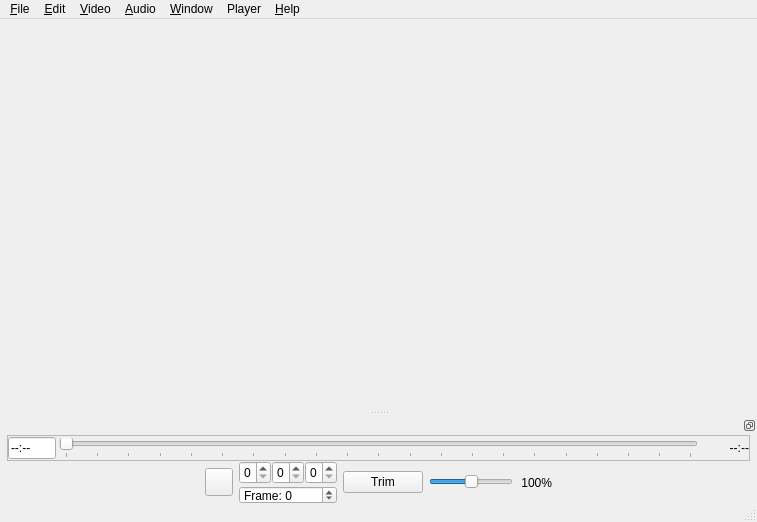
<?xml version="1.0" encoding="UTF-8"?>
<ui version="4.0">
 <class>MainWindow</class>
 <widget class="QMainWindow" name="MainWindow">
  <property name="geometry">
   <rect>
    <x>0</x>
    <y>0</y>
    <width>757</width>
    <height>522</height>
   </rect>
  </property>
  <property name="windowTitle">
   <string>PyPlayer</string>
  </property>
  <widget class="QWidget" name="centralwidget">
   <layout class="QGridLayout" name="gridLayout" columnstretch="2,0,0,0">
    <property name="leftMargin">
     <number>0</number>
    </property>
    <property name="topMargin">
     <number>0</number>
    </property>
    <property name="rightMargin">
     <number>0</number>
    </property>
    <property name="bottomMargin">
     <number>0</number>
    </property>
    <property name="verticalSpacing">
     <number>0</number>
    </property>
    <item row="0" column="0" colspan="4">
     <widget class="QVideoPlayer" name="vlc" native="true">
      <property name="minimumSize">
       <size>
        <width>253</width>
        <height>0</height>
       </size>
      </property>
      <property name="acceptDrops">
       <bool>true</bool>
      </property>
      <layout class="QGridLayout" name="layoutVLC">
       <property name="leftMargin">
        <number>0</number>
       </property>
       <property name="topMargin">
        <number>0</number>
       </property>
       <property name="rightMargin">
        <number>0</number>
       </property>
       <property name="bottomMargin">
        <number>0</number>
       </property>
       <item row="0" column="0">
        <widget class="QVideoPlayerLabel" name="gifPlayer">
         <property name="sizePolicy">
          <sizepolicy hsizetype="Ignored" vsizetype="Ignored">
           <horstretch>0</horstretch>
           <verstretch>0</verstretch>
          </sizepolicy>
         </property>
         <property name="alignment">
          <set>Qt::AlignCenter</set>
         </property>
        </widget>
       </item>
      </layout>
     </widget>
    </item>
   </layout>
  </widget>
  <widget class="QMenuBar" name="menubar">
   <property name="geometry">
    <rect>
     <x>0</x>
     <y>0</y>
     <width>757</width>
     <height>21</height>
    </rect>
   </property>
   <widget class="QMenu" name="menuFile">
    <property name="title">
     <string>&amp;File</string>
    </property>
    <widget class="QMenu" name="menuRecent">
     <property name="title">
      <string>&amp;Recent files...</string>
     </property>
     <addaction name="actionClearRecent"/>
    </widget>
    <addaction name="actionOpen"/>
    <addaction name="menuRecent"/>
    <addaction name="separator"/>
    <addaction name="actionExploreMediaPath"/>
    <addaction name="actionCopyMediaPath"/>
    <addaction name="actionCopyFile"/>
    <addaction name="actionCutFile"/>
    <addaction name="actionCopyImage"/>
    <addaction name="separator"/>
    <addaction name="actionSave"/>
    <addaction name="actionSaveAs"/>
    <addaction name="separator"/>
    <addaction name="actionStop"/>
    <addaction name="actionMinimize"/>
    <addaction name="actionExit"/>
   </widget>
   <widget class="QMenu" name="menuEdit">
    <property name="title">
     <string>&amp;Edit</string>
    </property>
    <widget class="QMenu" name="menuSnapshots">
     <property name="title">
      <string>S&amp;napshot</string>
     </property>
     <addaction name="actionSnapshot"/>
     <addaction name="actionQuickSnapshot"/>
     <addaction name="separator"/>
     <addaction name="actionSnapshotOpenLast"/>
     <addaction name="actionSnapshotOpenLastInDefault"/>
     <addaction name="actionSnapshotExploreLastPath"/>
     <addaction name="separator"/>
     <addaction name="actionSnapshotCopyLastImage"/>
     <addaction name="actionSnapshotCopyLastPath"/>
     <addaction name="actionSnapshotCopyLastFile"/>
     <addaction name="actionSnapshotCutLastFile"/>
     <addaction name="separator"/>
     <addaction name="actionSnapshotUndo"/>
    </widget>
    <widget class="QMenu" name="menuAutoplay">
     <property name="title">
      <string>&amp;Autoplay</string>
     </property>
     <property name="toolTipsVisible">
      <bool>true</bool>
     </property>
     <addaction name="actionAutoplay"/>
     <addaction name="actionAutoplayShuffle"/>
     <addaction name="separator"/>
     <addaction name="actionAutoplayDirectionForwards"/>
     <addaction name="actionAutoplayDirectionBackwards"/>
     <addaction name="actionAutoplayDirectionDynamic"/>
     <addaction name="separator"/>
     <addaction name="actionAutoplaySameMime"/>
    </widget>
    <widget class="QMenu" name="menuDelete">
     <property name="title">
      <string>&amp;Delete</string>
     </property>
     <property name="toolTipsVisible">
      <bool>true</bool>
     </property>
     <addaction name="actionShowDeletePrompt"/>
     <addaction name="separator"/>
     <addaction name="actionMarkDeleted"/>
     <addaction name="actionDeleteImmediately"/>
     <addaction name="actionClearMarked"/>
    </widget>
    <widget class="QMenu" name="menuUndo">
     <property name="title">
      <string>&amp;Undo...</string>
     </property>
     <property name="toolTipsVisible">
      <bool>true</bool>
     </property>
    </widget>
    <addaction name="actionSettings"/>
    <addaction name="menuUndo"/>
    <addaction name="separator"/>
    <addaction name="actionLoop"/>
    <addaction name="menuAutoplay"/>
    <addaction name="menuSnapshots"/>
    <addaction name="menuDelete"/>
    <addaction name="separator"/>
    <addaction name="actionEditFileTimestamps"/>
   </widget>
   <widget class="QMenu" name="menuHelp">
    <property name="title">
     <string>&amp;Help</string>
    </property>
    <addaction name="actionCheckForUpdates"/>
    <addaction name="separator"/>
    <addaction name="actionViewLog"/>
    <addaction name="actionViewInstallFolder"/>
    <addaction name="actionViewLastDirectory"/>
    <addaction name="separator"/>
    <addaction name="actionViewProbeFile"/>
    <addaction name="actionDeleteProbeFile"/>
    <addaction name="separator"/>
    <addaction name="actionAboutQt"/>
    <addaction name="actionAbout"/>
   </widget>
   <widget class="QMenu" name="menuAudio">
    <property name="title">
     <string>&amp;Audio</string>
    </property>
    <widget class="QMenu" name="menuAudioTracks">
     <property name="title">
      <string>Au&amp;dio Tracks</string>
     </property>
    </widget>
    <addaction name="menuAudioTracks"/>
    <addaction name="separator"/>
    <addaction name="actionAddAudioTrack"/>
    <addaction name="actionIsolateVideo"/>
    <addaction name="actionReplaceAudio"/>
    <addaction name="actionAmplifyVolume"/>
    <addaction name="actionIsolateAudio"/>
   </widget>
   <widget class="QMenu" name="menuVideo">
    <property name="title">
     <string>&amp;Video</string>
    </property>
    <widget class="QMenu" name="menuConcatenate">
     <property name="title">
      <string>C&amp;oncatenate</string>
     </property>
     <addaction name="actionCatLastDialog"/>
     <addaction name="separator"/>
     <addaction name="actionCatAfterLast"/>
     <addaction name="actionCatBeforeLast"/>
     <addaction name="separator"/>
     <addaction name="actionCatBeforeThis"/>
     <addaction name="actionCatAfterThis"/>
     <addaction name="separator"/>
     <addaction name="actionCatDialog"/>
    </widget>
    <widget class="QMenu" name="menuRotate">
     <property name="title">
      <string>Rotate/&amp;Flip</string>
     </property>
     <addaction name="actionRotate90"/>
     <addaction name="actionRotate180"/>
     <addaction name="actionRotate270"/>
     <addaction name="actionFlipVertically"/>
     <addaction name="actionFlipHorizontally"/>
    </widget>
    <widget class="QMenu" name="menuSubtitles">
     <property name="title">
      <string>&amp;Subtitle Tracks</string>
     </property>
     <addaction name="actionAddSubtitleFile"/>
    </widget>
    <widget class="QMenu" name="menuVideoTracks">
     <property name="title">
      <string>&amp;Video Tracks</string>
     </property>
    </widget>
    <widget class="QMenu" name="menuTrimMode">
     <property name="title">
      <string>&amp;Trim/Fade</string>
     </property>
     <property name="toolTipsVisible">
      <bool>true</bool>
     </property>
     <addaction name="actionTrimAuto"/>
     <addaction name="actionTrimPrecise"/>
     <addaction name="actionTrimPickEveryTime"/>
     <addaction name="separator"/>
     <addaction name="actionFadeBoth"/>
     <addaction name="actionFadeVideo"/>
     <addaction name="actionFadeAudio"/>
    </widget>
    <addaction name="menuSubtitles"/>
    <addaction name="menuVideoTracks"/>
    <addaction name="separator"/>
    <addaction name="menuConcatenate"/>
    <addaction name="menuRotate"/>
    <addaction name="menuTrimMode"/>
    <addaction name="actionAddText"/>
    <addaction name="actionResize"/>
    <addaction name="actionCrop"/>
   </widget>
   <widget class="QMenu" name="menuWindow">
    <property name="title">
     <string>&amp;Window</string>
    </property>
    <addaction name="actionFullscreen"/>
    <addaction name="separator"/>
    <addaction name="actionSnapSize"/>
    <addaction name="actionSnapRatio"/>
    <addaction name="actionSnapRatioShrink"/>
    <addaction name="separator"/>
    <addaction name="actionShowMenuBar"/>
    <addaction name="actionShowStatusBar"/>
    <addaction name="actionShowProgressBar"/>
    <addaction name="actionShowAdvancedControls"/>
   </widget>
   <widget class="QMenu" name="menuPlayer">
    <property name="title">
     <string>Player</string>
    </property>
   </widget>
   <addaction name="menuFile"/>
   <addaction name="menuEdit"/>
   <addaction name="menuVideo"/>
   <addaction name="menuAudio"/>
   <addaction name="menuWindow"/>
   <addaction name="menuPlayer"/>
   <addaction name="menuHelp"/>
  </widget>
  <widget class="QStatusBar" name="statusbar">
   <property name="maximumSize">
    <size>
     <width>16777215</width>
     <height>18</height>
    </size>
   </property>
   <property name="font">
    <font>
     <family>Microsoft YaHei UI</family>
     <pointsize>7</pointsize>
    </font>
   </property>
  </widget>
  <widget class="QDockWidgetPassthrough" name="dockControls">
   <property name="features">
    <set>QDockWidget::DockWidgetFloatable</set>
   </property>
   <property name="allowedAreas">
    <set>Qt::NoDockWidgetArea</set>
   </property>
   <attribute name="dockWidgetArea">
    <number>8</number>
   </attribute>
   <widget class="QWidget" name="dockWidgetContents">
    <layout class="QVBoxLayout" name="verticalLayout_3">
     <property name="spacing">
      <number>0</number>
     </property>
     <property name="leftMargin">
      <number>7</number>
     </property>
     <property name="topMargin">
      <number>0</number>
     </property>
     <property name="rightMargin">
      <number>7</number>
     </property>
     <property name="bottomMargin">
      <number>0</number>
     </property>
     <item>
      <widget class="QFrame" name="frameProgress">
       <property name="sizePolicy">
        <sizepolicy hsizetype="MinimumExpanding" vsizetype="Preferred">
         <horstretch>255</horstretch>
         <verstretch>0</verstretch>
        </sizepolicy>
       </property>
       <property name="frameShape">
        <enum>QFrame::StyledPanel</enum>
       </property>
       <property name="frameShadow">
        <enum>QFrame::Raised</enum>
       </property>
       <layout class="QHBoxLayout" name="horizontalLayout_3">
        <property name="spacing">
         <number>3</number>
        </property>
        <property name="leftMargin">
         <number>0</number>
        </property>
        <property name="topMargin">
         <number>1</number>
        </property>
        <property name="rightMargin">
         <number>0</number>
        </property>
        <property name="bottomMargin">
         <number>1</number>
        </property>
        <item>
         <widget class="QLineEdit" name="lineCurrentTime">
          <property name="sizePolicy">
           <sizepolicy hsizetype="Minimum" vsizetype="Fixed">
            <horstretch>0</horstretch>
            <verstretch>0</verstretch>
           </sizepolicy>
          </property>
          <property name="maximumSize">
           <size>
            <width>48</width>
            <height>16777215</height>
           </size>
          </property>
          <property name="cursor">
           <cursorShape>ArrowCursor</cursorShape>
          </property>
          <property name="focusPolicy">
           <enum>Qt::ClickFocus</enum>
          </property>
          <property name="text">
           <string notr="true">--:--</string>
          </property>
          <property name="maxLength">
           <number>12</number>
          </property>
         </widget>
        </item>
        <item>
         <widget class="QVideoSlider" name="sliderProgress">
          <property name="enabled">
           <bool>false</bool>
          </property>
          <property name="focusPolicy">
           <enum>Qt::NoFocus</enum>
          </property>
          <property name="toolTipDuration">
           <number>2500</number>
          </property>
          <property name="maximum">
           <number>999</number>
          </property>
          <property name="pageStep">
           <number>50</number>
          </property>
          <property name="orientation">
           <enum>Qt::Horizontal</enum>
          </property>
          <property name="invertedControls">
           <bool>true</bool>
          </property>
          <property name="tickPosition">
           <enum>QSlider::TicksBelow</enum>
          </property>
         </widget>
        </item>
        <item>
         <widget class="QLabel" name="labelMaxTime">
          <property name="minimumSize">
           <size>
            <width>48</width>
            <height>0</height>
           </size>
          </property>
          <property name="text">
           <string notr="true">--:--</string>
          </property>
          <property name="alignment">
           <set>Qt::AlignRight|Qt::AlignTrailing|Qt::AlignVCenter</set>
          </property>
         </widget>
        </item>
       </layout>
      </widget>
     </item>
     <item>
      <widget class="QDraggableWindowFrame" name="frameAdvancedControls">
       <property name="minimumSize">
        <size>
         <width>40</width>
         <height>0</height>
        </size>
       </property>
       <property name="maximumSize">
        <size>
         <width>16777215</width>
         <height>44</height>
        </size>
       </property>
       <layout class="QGridLayout" name="advanced_layout">
        <property name="leftMargin">
         <number>0</number>
        </property>
        <property name="topMargin">
         <number>0</number>
        </property>
        <property name="rightMargin">
         <number>0</number>
        </property>
        <property name="bottomMargin">
         <number>0</number>
        </property>
        <item row="0" column="0">
         <spacer name="horizontalSpacerLeft">
          <property name="orientation">
           <enum>Qt::Horizontal</enum>
          </property>
          <property name="sizeHint" stdset="0">
           <size>
            <width>40</width>
            <height>20</height>
           </size>
          </property>
         </spacer>
        </item>
        <item row="0" column="3">
         <widget class="QFrame" name="frameVolume">
          <property name="lineWidth">
           <number>0</number>
          </property>
          <layout class="QHBoxLayout" name="horizontalLayout_5">
           <property name="spacing">
            <number>4</number>
           </property>
           <property name="leftMargin">
            <number>0</number>
           </property>
           <property name="topMargin">
            <number>0</number>
           </property>
           <property name="rightMargin">
            <number>0</number>
           </property>
           <property name="bottomMargin">
            <number>0</number>
           </property>
           <item>
            <widget class="QSlider" name="sliderVolume">
             <property name="sizePolicy">
              <sizepolicy hsizetype="Minimum" vsizetype="Fixed">
               <horstretch>0</horstretch>
               <verstretch>0</verstretch>
              </sizepolicy>
             </property>
             <property name="minimumSize">
              <size>
               <width>80</width>
               <height>22</height>
              </size>
             </property>
             <property name="focusPolicy">
              <enum>Qt::NoFocus</enum>
             </property>
             <property name="toolTip">
              <string notr="true">100%</string>
             </property>
             <property name="maximum">
              <number>200</number>
             </property>
             <property name="singleStep">
              <number>5</number>
             </property>
             <property name="value">
              <number>100</number>
             </property>
             <property name="orientation">
              <enum>Qt::Horizontal</enum>
             </property>
            </widget>
           </item>
           <item>
            <widget class="QLabel" name="labelVolumePercent">
             <property name="sizePolicy">
              <sizepolicy hsizetype="Fixed" vsizetype="Preferred">
               <horstretch>0</horstretch>
               <verstretch>0</verstretch>
              </sizepolicy>
             </property>
             <property name="minimumSize">
              <size>
               <width>35</width>
               <height>0</height>
              </size>
             </property>
             <property name="text">
              <string>100%</string>
             </property>
             <property name="alignment">
              <set>Qt::AlignRight|Qt::AlignTrailing|Qt::AlignVCenter</set>
             </property>
            </widget>
           </item>
          </layout>
         </widget>
        </item>
        <item row="0" column="4">
         <spacer name="horizontalSpacerRight">
          <property name="orientation">
           <enum>Qt::Horizontal</enum>
          </property>
          <property name="sizeHint" stdset="0">
           <size>
            <width>40</width>
            <height>20</height>
           </size>
          </property>
         </spacer>
        </item>
        <item row="0" column="1">
         <layout class="QGridLayout" name="gridLayout_3">
          <property name="horizontalSpacing">
           <number>6</number>
          </property>
          <item row="0" column="1">
           <layout class="QGridLayout" name="gridLayout_2">
            <property name="horizontalSpacing">
             <number>1</number>
            </property>
            <property name="verticalSpacing">
             <number>2</number>
            </property>
            <item row="1" column="2">
             <widget class="QSpinBoxInputSignals" name="spinSecond">
              <property name="minimumSize">
               <size>
                <width>32</width>
                <height>18</height>
               </size>
              </property>
              <property name="maximumSize">
               <size>
                <width>0</width>
                <height>16777215</height>
               </size>
              </property>
              <property name="focusPolicy">
               <enum>Qt::ClickFocus</enum>
              </property>
              <property name="maximum">
               <number>59</number>
              </property>
             </widget>
            </item>
            <item row="1" column="0">
             <widget class="QSpinBoxInputSignals" name="spinHour">
              <property name="minimumSize">
               <size>
                <width>32</width>
                <height>18</height>
               </size>
              </property>
              <property name="maximumSize">
               <size>
                <width>0</width>
                <height>16777215</height>
               </size>
              </property>
              <property name="focusPolicy">
               <enum>Qt::ClickFocus</enum>
              </property>
             </widget>
            </item>
            <item row="1" column="1">
             <widget class="QSpinBoxInputSignals" name="spinMinute">
              <property name="minimumSize">
               <size>
                <width>32</width>
                <height>18</height>
               </size>
              </property>
              <property name="maximumSize">
               <size>
                <width>0</width>
                <height>16777215</height>
               </size>
              </property>
              <property name="focusPolicy">
               <enum>Qt::ClickFocus</enum>
              </property>
              <property name="maximum">
               <number>59</number>
              </property>
             </widget>
            </item>
            <item row="2" column="0" colspan="3">
             <widget class="QSpinBoxInputSignals" name="spinFrame">
              <property name="minimumSize">
               <size>
                <width>98</width>
                <height>0</height>
               </size>
              </property>
              <property name="maximumSize">
               <size>
                <width>16777215</width>
                <height>18</height>
               </size>
              </property>
              <property name="focusPolicy">
               <enum>Qt::ClickFocus</enum>
              </property>
              <property name="wrapping">
               <bool>true</bool>
              </property>
              <property name="prefix">
               <string notr="true">Frame: </string>
              </property>
              <property name="maximum">
               <number>0</number>
              </property>
             </widget>
            </item>
           </layout>
          </item>
          <item row="0" column="0">
           <widget class="QPushButton" name="buttonPause">
            <property name="minimumSize">
             <size>
              <width>28</width>
              <height>0</height>
             </size>
            </property>
            <property name="maximumSize">
             <size>
              <width>28</width>
              <height>28</height>
             </size>
            </property>
            <property name="font">
             <font>
              <pointsize>12</pointsize>
             </font>
            </property>
            <property name="focusPolicy">
             <enum>Qt::NoFocus</enum>
            </property>
            <property name="iconSize">
             <size>
              <width>14</width>
              <height>14</height>
             </size>
            </property>
           </widget>
          </item>
         </layout>
        </item>
        <item row="0" column="2">
         <layout class="QVBoxLayout" name="verticalLayout">
          <property name="spacing">
           <number>1</number>
          </property>
          <item>
           <widget class="QPushButton" name="buttonTrim">
            <property name="minimumSize">
             <size>
              <width>44</width>
              <height>18</height>
             </size>
            </property>
            <property name="maximumSize">
             <size>
              <width>95</width>
              <height>16777215</height>
             </size>
            </property>
            <property name="focusPolicy">
             <enum>Qt::NoFocus</enum>
            </property>
            <property name="toolTip">
             <string>Click to set trim start at current position.
End is automatically set to video end.

Right-click for more options.</string>
            </property>
            <property name="text">
             <string notr="true">Trim</string>
            </property>
            <property name="checkable">
             <bool>true</bool>
            </property>
           </widget>
          </item>
         </layout>
        </item>
       </layout>
      </widget>
     </item>
    </layout>
   </widget>
  </widget>
  <action name="actionSave">
   <property name="text">
    <string>&amp;Save</string>
   </property>
   <property name="shortcut">
    <string>Ctrl+S</string>
   </property>
  </action>
  <action name="actionSaveAs">
   <property name="text">
    <string>Save &amp;as...</string>
   </property>
   <property name="shortcut">
    <string>Ctrl+Shift+S</string>
   </property>
  </action>
  <action name="actionOpen">
   <property name="text">
    <string>&amp;Open...</string>
   </property>
   <property name="shortcut">
    <string>Ctrl+O</string>
   </property>
  </action>
  <action name="actionExit">
   <property name="text">
    <string>E&amp;xit</string>
   </property>
   <property name="shortcut">
    <string>Alt+Q</string>
   </property>
   <property name="menuRole">
    <enum>QAction::QuitRole</enum>
   </property>
  </action>
  <action name="actionSettings">
   <property name="text">
    <string>&amp;Settings</string>
   </property>
   <property name="menuRole">
    <enum>QAction::PreferencesRole</enum>
   </property>
  </action>
  <action name="actionIsolateVideo">
   <property name="text">
    <string>Re&amp;move audio</string>
   </property>
  </action>
  <action name="actionIsolateAudio">
   <property name="text">
    <string>E&amp;xtract audio track</string>
   </property>
  </action>
  <action name="actionReplaceAudio">
   <property name="text">
    <string>&amp;Replace audio</string>
   </property>
  </action>
  <action name="actionAmplifyVolume">
   <property name="text">
    <string>&amp;Amplify audio</string>
   </property>
  </action>
  <action name="actionAbout">
   <property name="text">
    <string>&amp;About...</string>
   </property>
   <property name="menuRole">
    <enum>QAction::AboutRole</enum>
   </property>
  </action>
  <action name="actionCatDialog">
   <property name="text">
    <string>Concatenation dialog</string>
   </property>
  </action>
  <action name="actionCatBeforeThis">
   <property name="text">
    <string>Any clip before this clip</string>
   </property>
  </action>
  <action name="actionCatAfterThis">
   <property name="text">
    <string>Any clip after this clip</string>
   </property>
  </action>
  <action name="actionExploreMediaPath">
   <property name="text">
    <string>M&amp;edia location</string>
   </property>
  </action>
  <action name="actionCatNone">
   <property name="text">
    <string>&amp;No clips</string>
   </property>
  </action>
  <action name="actionAddAudioTrack">
   <property name="text">
    <string>Add aud&amp;io</string>
   </property>
  </action>
  <action name="actionCrop">
   <property name="checkable">
    <bool>true</bool>
   </property>
   <property name="text">
    <string>&amp;Crop</string>
   </property>
   <property name="iconText">
    <string>Crop mode</string>
   </property>
   <property name="toolTip">
    <string>Toggle crop mode</string>
   </property>
  </action>
  <action name="actionMarkDeleted">
   <property name="checkable">
    <bool>true</bool>
   </property>
   <property name="text">
    <string>Mark for &amp;deletion</string>
   </property>
   <property name="iconText">
    <string notr="true">Mark media for deletion</string>
   </property>
   <property name="toolTip">
    <string>Mark current media for deletion. Closing the window
or clicking &quot;Show prompt&quot; will display a confirmation
prompt containing all marked files.</string>
   </property>
   <property name="shortcut">
    <string>Del</string>
   </property>
   <property name="shortcutContext">
    <enum>Qt::WidgetShortcut</enum>
   </property>
   <property name="autoRepeat">
    <bool>false</bool>
   </property>
  </action>
  <action name="actionShowDeletePrompt">
   <property name="text">
    <string>&amp;Show prompt</string>
   </property>
   <property name="toolTip">
    <string>Display the confirmation prompt for deleting all marked files.</string>
   </property>
  </action>
  <action name="actionViewLog">
   <property name="text">
    <string>View &amp;log</string>
   </property>
  </action>
  <action name="actionShowStatusBar">
   <property name="checkable">
    <bool>true</bool>
   </property>
   <property name="checked">
    <bool>true</bool>
   </property>
   <property name="text">
    <string>S&amp;tatus Bar</string>
   </property>
  </action>
  <action name="actionShowMenuBar">
   <property name="checkable">
    <bool>true</bool>
   </property>
   <property name="checked">
    <bool>true</bool>
   </property>
   <property name="text">
    <string>Men&amp;u Bar</string>
   </property>
  </action>
  <action name="actionShowAdvancedControls">
   <property name="checkable">
    <bool>true</bool>
   </property>
   <property name="checked">
    <bool>true</bool>
   </property>
   <property name="text">
    <string>Advanced &amp;Controls</string>
   </property>
  </action>
  <action name="actionFullscreen">
   <property name="checkable">
    <bool>true</bool>
   </property>
   <property name="text">
    <string>&amp;Fullscreen</string>
   </property>
  </action>
  <action name="actionShowProgressBar">
   <property name="checkable">
    <bool>true</bool>
   </property>
   <property name="checked">
    <bool>true</bool>
   </property>
   <property name="text">
    <string>Pro&amp;gress Bar</string>
   </property>
  </action>
  <action name="actionSnapshot">
   <property name="text">
    <string>&amp;Snapshot</string>
   </property>
  </action>
  <action name="actionQuickSnapshot">
   <property name="text">
    <string>&amp;Quick snapshot</string>
   </property>
  </action>
  <action name="actionDeleteImmediately">
   <property name="text">
    <string>&amp;Immediately recycle</string>
   </property>
   <property name="toolTip">
    <string>Immediately move the current media to the recycle bin.</string>
   </property>
   <property name="shortcut">
    <string>Ctrl+Del</string>
   </property>
  </action>
  <action name="actionLoop">
   <property name="checkable">
    <bool>true</bool>
   </property>
   <property name="text">
    <string>&amp;Loop</string>
   </property>
  </action>
  <action name="actionRotate90">
   <property name="text">
    <string>&amp;90° clockwise</string>
   </property>
  </action>
  <action name="actionRotate180">
   <property name="text">
    <string>&amp;180° clockwise</string>
   </property>
  </action>
  <action name="actionRotate270">
   <property name="text">
    <string>&amp;270° clockwise</string>
   </property>
  </action>
  <action name="actionFlipHorizontally">
   <property name="text">
    <string>&amp;Horizontal flip (mirrored left-to-right)</string>
   </property>
  </action>
  <action name="actionFlipVertically">
   <property name="text">
    <string>&amp;Vertical flip (180° + reversed)</string>
   </property>
  </action>
  <action name="actionAddSubtitleFile">
   <property name="text">
    <string>&amp;Add subtitle file</string>
   </property>
  </action>
  <action name="actionwtf">
   <property name="enabled">
    <bool>false</bool>
   </property>
   <property name="text">
    <string>wtf</string>
   </property>
  </action>
  <action name="actionStop">
   <property name="text">
    <string>S&amp;top player</string>
   </property>
  </action>
  <action name="actionAboutQt">
   <property name="text">
    <string>About &amp;Qt...</string>
   </property>
  </action>
  <action name="actionMinimize">
   <property name="text">
    <string>&amp;Minimize to tray</string>
   </property>
  </action>
  <action name="actionViewInstallFolder">
   <property name="text">
    <string>View install &amp;folder</string>
   </property>
  </action>
  <action name="actionFadeVideo">
   <property name="checkable">
    <bool>true</bool>
   </property>
   <property name="text">
    <string>Fade &amp;video only</string>
   </property>
  </action>
  <action name="actionFadeAudio">
   <property name="checkable">
    <bool>true</bool>
   </property>
   <property name="text">
    <string>Fade &amp;audio only</string>
   </property>
  </action>
  <action name="actionFadeBoth">
   <property name="checkable">
    <bool>true</bool>
   </property>
   <property name="text">
    <string>&amp;Fade both</string>
   </property>
  </action>
  <action name="actionTrimAuto">
   <property name="checkable">
    <bool>true</bool>
   </property>
   <property name="text">
    <string>&amp;Auto trim</string>
   </property>
   <property name="toolTip">
    <string>If checked, certain formats such as MP4 files will have the starts
trims moved to the nearest keyframe (keyframes vary from file to
file). This is a nearly instant operation for most compatible files.

Note: Some formats cannot be trimmed without re-encoding and
will default to high-precision trimming regardless. If you still
encounter corrupted trims, switch to high-precision manually.

Note 2: Keyframe trimming only introduces inaccuracy to the
start of a trim. The end of a trim will always be accurate.</string>
   </property>
  </action>
  <action name="actionResize">
   <property name="text">
    <string>&amp;Resize</string>
   </property>
  </action>
  <action name="actionCheckForUpdates">
   <property name="text">
    <string>&amp;Check for updates</string>
   </property>
  </action>
  <action name="actionTrimPrecise">
   <property name="checkable">
    <bool>true</bool>
   </property>
   <property name="checked">
    <bool>true</bool>
   </property>
   <property name="text">
    <string>Precise trim (&amp;slow)</string>
   </property>
   <property name="toolTip">
    <string>If checked, trimmed videos will ALWAYS be re-encoded to ensure 100%
accuracy at the start of the trim. Re-encoding is intensive and can take
nearly twice as long as the trimmed clip's length for some formats.

Note: Some formats cannot be trimmed without re-encoding and
will default to high-precision trimming regardless. If you still
encounter corrupted trims, switch to high-precision manually.</string>
   </property>
  </action>
  <action name="actionClearMarked">
   <property name="text">
    <string>&amp;Clear marked files</string>
   </property>
   <property name="toolTip">
    <string>Clear the list of files that are currently marked
for deletion, without actually deleting them.</string>
   </property>
  </action>
  <action name="actionClearRecent">
   <property name="text">
    <string>&amp;Clear recent files</string>
   </property>
  </action>
  <action name="actionCopyMediaPath">
   <property name="text">
    <string>Copy media &amp;path</string>
   </property>
  </action>
  <action name="actionSnapRatio">
   <property name="text">
    <string>Resize to media's aspect ratio</string>
   </property>
  </action>
  <action name="actionSnapSize">
   <property name="text">
    <string>Resize to media's native size</string>
   </property>
  </action>
  <action name="actionSnapRatioShrink">
   <property name="text">
    <string>Shrink to media's aspect ratio</string>
   </property>
  </action>
  <action name="actionSnapshotOpenLast">
   <property name="text">
    <string>&amp;Open last snapshot (PyPlayer)</string>
   </property>
  </action>
  <action name="actionSnapshotOpenLastInDefault">
   <property name="text">
    <string>Open last snapshot (&amp;default)</string>
   </property>
  </action>
  <action name="actionSnapshotExploreLastPath">
   <property name="text">
    <string>&amp;Explore last snapshot</string>
   </property>
  </action>
  <action name="actionSnapshotCopyLastPath">
   <property name="text">
    <string>Copy last snapshot &amp;path</string>
   </property>
  </action>
  <action name="actionCopyImage">
   <property name="text">
    <string>&amp;Copy image</string>
   </property>
  </action>
  <action name="actionCopyFile">
   <property name="text">
    <string>Copy media &amp;file</string>
   </property>
  </action>
  <action name="actionCutFile">
   <property name="text">
    <string>C&amp;ut media file</string>
   </property>
  </action>
  <action name="actionTrimPickEveryTime">
   <property name="checkable">
    <bool>true</bool>
   </property>
   <property name="checked">
    <bool>true</bool>
   </property>
   <property name="text">
    <string>Pick &amp;every time</string>
   </property>
  </action>
  <action name="actionViewLastDirectory">
   <property name="text">
    <string>View last &amp;directory</string>
   </property>
  </action>
  <action name="actionSnapshotCopyLastFile">
   <property name="text">
    <string>Copy last snapshot &amp;file</string>
   </property>
  </action>
  <action name="actionSnapshotCutLastFile">
   <property name="text">
    <string>C&amp;ut last snapshot file</string>
   </property>
  </action>
  <action name="actionSnapshotCopyLastImage">
   <property name="text">
    <string>&amp;Copy last snapshot image</string>
   </property>
  </action>
  <action name="actionSnapshotUndo">
   <property name="text">
    <string>Undo last snapshot</string>
   </property>
  </action>
  <action name="actionCopyImage_2">
   <property name="text">
    <string>Copy image</string>
   </property>
  </action>
  <action name="actionAutoplayShuffle">
   <property name="checkable">
    <bool>true</bool>
   </property>
   <property name="text">
    <string>&amp;Shuffle</string>
   </property>
  </action>
  <action name="actionAutoplayDirectionForwards">
   <property name="checkable">
    <bool>true</bool>
   </property>
   <property name="text">
    <string>&amp;Forwards</string>
   </property>
  </action>
  <action name="actionAutoplayDirectionBackwards">
   <property name="checkable">
    <bool>true</bool>
   </property>
   <property name="text">
    <string>&amp;Backwards</string>
   </property>
  </action>
  <action name="actionAutoplayDirectionDynamic">
   <property name="checkable">
    <bool>true</bool>
   </property>
   <property name="checked">
    <bool>true</bool>
   </property>
   <property name="text">
    <string>Use last &amp;direction</string>
   </property>
  </action>
  <action name="actionAutoplayDirection">
   <property name="text">
    <string>Autoplay direction</string>
   </property>
  </action>
  <action name="actionAutoplay">
   <property name="checkable">
    <bool>true</bool>
   </property>
   <property name="text">
    <string>Enabled</string>
   </property>
  </action>
  <action name="actionAutoplayDisabled">
   <property name="checkable">
    <bool>true</bool>
   </property>
   <property name="checked">
    <bool>true</bool>
   </property>
   <property name="text">
    <string>Disabled</string>
   </property>
  </action>
  <action name="actionCatAfterLast">
   <property name="text">
    <string>This clip after last clip</string>
   </property>
  </action>
  <action name="actionCatBeforeLast">
   <property name="text">
    <string>This clip before last clip</string>
   </property>
  </action>
  <action name="actionEditFileTimestamps">
   <property name="text">
    <string>Edit &amp;timestamps</string>
   </property>
  </action>
  <action name="actionViewProbeFile">
   <property name="text">
    <string>View probe &amp;file</string>
   </property>
  </action>
  <action name="actionDeleteProbeFile">
   <property name="text">
    <string>Delete probe file</string>
   </property>
  </action>
  <action name="actionAutoplaySameMime">
   <property name="checkable">
    <bool>true</bool>
   </property>
   <property name="text">
    <string>Same mime only</string>
   </property>
   <property name="toolTip">
    <string>If checked, Autoplay will only play media with the same mime
type (video, audio, or image) as the file you started with.</string>
   </property>
  </action>
  <action name="actionAddText">
   <property name="text">
    <string>&amp;Add text</string>
   </property>
  </action>
  <action name="actionChangeDuration">
   <property name="text">
    <string>&amp;Duration</string>
   </property>
  </action>
  <action name="actionCatLastDialog">
   <property name="enabled">
    <bool>false</bool>
   </property>
   <property name="text">
    <string>Reopen last dialog</string>
   </property>
  </action>
 </widget>
 <customwidgets>
  <customwidget>
   <class>QVideoPlayer</class>
   <extends>QWidget</extends>
   <header>widgets</header>
   <container>1</container>
  </customwidget>
  <customwidget>
   <class>QVideoSlider</class>
   <extends>QSlider</extends>
   <header>widgets</header>
  </customwidget>
  <customwidget>
   <class>QSpinBoxInputSignals</class>
   <extends>QSpinBox</extends>
   <header>widgets</header>
  </customwidget>
  <customwidget>
   <class>QDraggableWindowFrame</class>
   <extends>QFrame</extends>
   <header>widgets</header>
   <container>1</container>
  </customwidget>
  <customwidget>
   <class>QDockWidgetPassthrough</class>
   <extends>QDockWidget</extends>
   <header>widgets</header>
   <container>1</container>
  </customwidget>
  <customwidget>
   <class>QLineEditPassthrough</class>
   <extends>QLineEdit</extends>
   <header>widgets</header>
  </customwidget>
  <customwidget>
   <class>QVideoPlayerLabel</class>
   <extends>QLabel</extends>
   <header>widgets</header>
  </customwidget>
 </customwidgets>
 <tabstops>
  <tabstop>buttonPause</tabstop>
  <tabstop>buttonTrim</tabstop>
  <tabstop>spinFrame</tabstop>
 </tabstops>
 <resources/>
 <connections/>
</ui>
